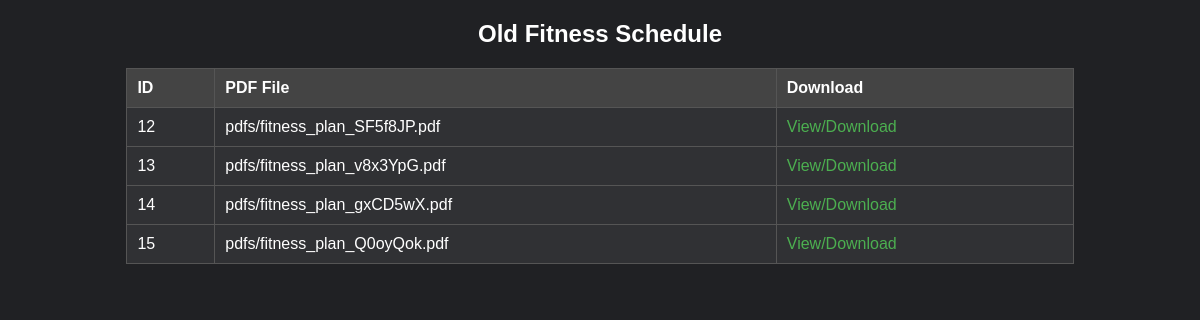
The page /fitness_plan/ on the database as committed earlier.
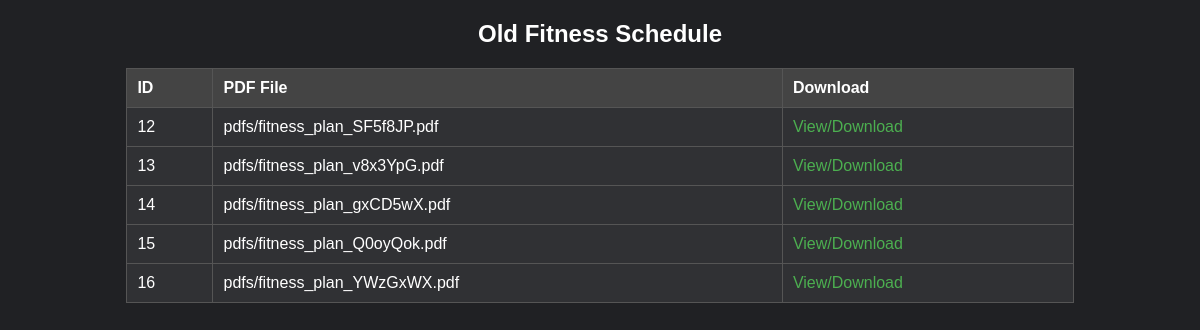
The same page on the database as committed later.
### myapp/models.py (models this page shows, shortened)
class Gptinfo(models.Model):
    pdf_file = models.FileField(upload_to='fitness_plans/')
    created_at = models.DateTimeField(auto_now_add=True)
    class Meta:
        ordering = ['-created_at']

### myapp/views.py (the view)
# urls.py: path("fitness_plan/", views.display_fitness_plan, name="ourOldschedule"),
def display_fitness_plan(request):
    gptinfos = Gptinfo.objects.all()
    return render(request, 'myapp/ourOldschedule.html', {'gptinfos': gptinfos})

### myapp/templates/myapp/ourOldschedule.html (shortened to what this page needs)
<!DOCTYPE html>
<html lang="en">
<head>
</head>
<body>
    <h2>Old Fitness Schedule</h2>
    <table>
        <thead>
            <tr>
                <th>ID</th>
                <th>PDF File</th>
                <th>Download</th>
            </tr>
        </thead>
        <tbody>
            {% for item in gptinfos %}
            <tr>
                <td>{{ item.id }}</td>
                <td>{{ item.pdf_file.name }}</td>
                <td>
                    {% if item.pdf_file %}
                        <a href="{{ item.pdf_file.url }}" target="_blank">View/Download</a>
                    {% else %}
                        No file available
                    {% endif %}
                </td>
            </tr>
            {% empty %}
            <tr>
                <td colspan="3">No records found</td>
            </tr>
            {% endfor %}
        </tbody>
    </table>
</body>
</html>

Rows that differ between the two databases and show on the page:
added Gptinfo: id "16", pdf_file.name "pdfs/fitness_plan_YWzGxWX.pdf"
